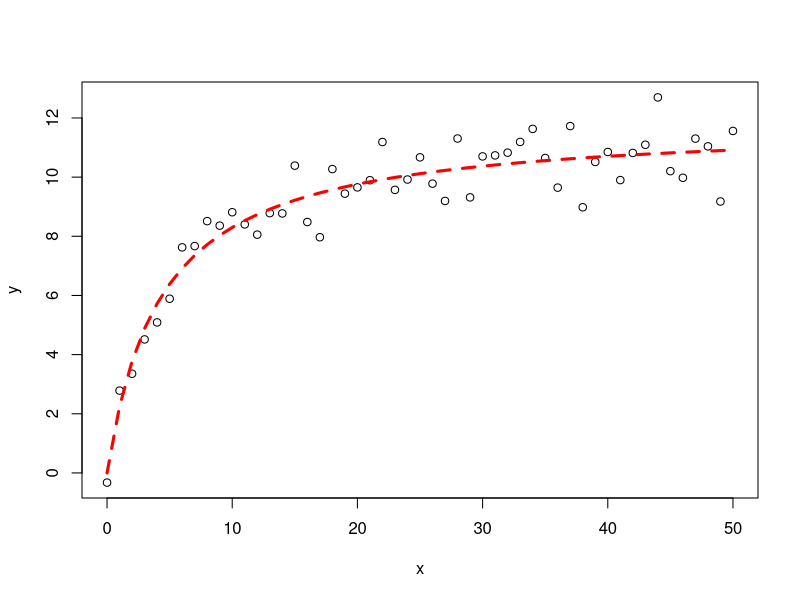
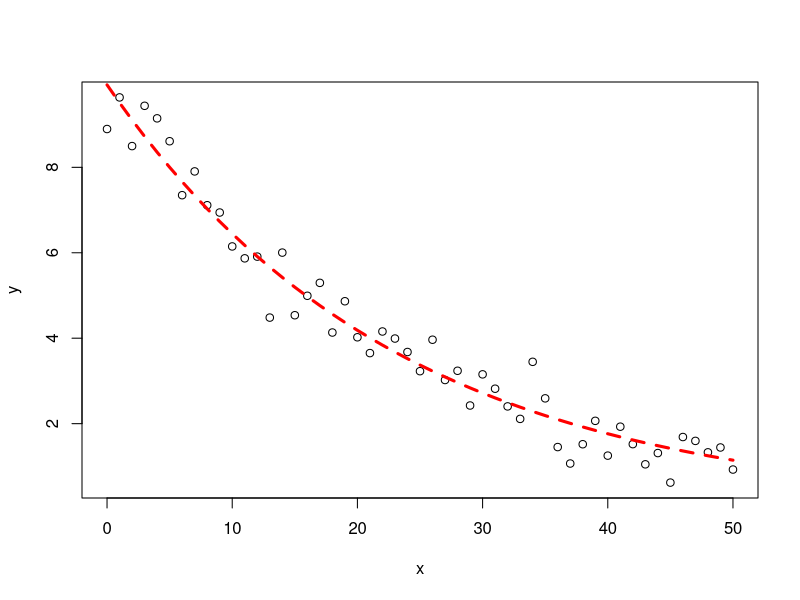
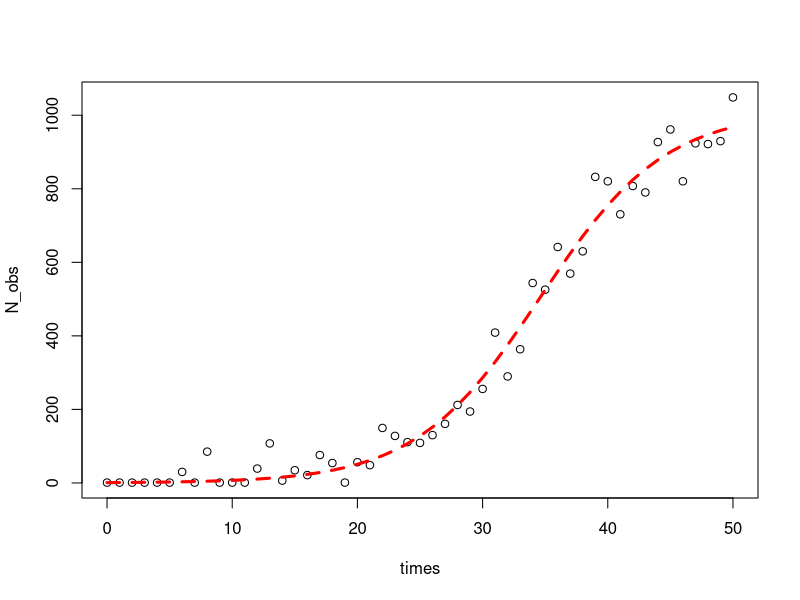

The R source for these figures, in order:
#simulate some data
set.seed(20160227)
x<-seq(0,50,1)
y<-((runif(1,10,20)*x)/(runif(1,0,10)+x))+rnorm(51,0,1)
#for simple models nls find good starting values for the parameters even if it throw a warning
m<-nls(y~a*x/(b+x))
#get some estimation of goodness of fit
cor(y,predict(m))

#plot
plot(x,y)
lines(x,predict(m),lty=2,col="red",lwd=3)

#simulate some data, this without a priori knowledge of the parameter value
y<-runif(1,5,15)*exp(-runif(1,0.01,0.05)*x)+rnorm(51,0,0.5)
#visually estimate some starting parameter values
plot(x,y)
#from this graph set approximate starting values
a_start<-8 #param a is the y value when x=0
b_start<-2*log(2)/a_start #b is the decay rate
#model
m<-nls(y~a*exp(-b*x),start=list(a=a_start,b=b_start))
#get some estimation of goodness of fit
cor(y,predict(m))
#plot the fit
lines(x,predict(m),col="red",lty=2,lwd=3)

library(deSolve)
#simulating some population growth from the logistic equation and estimating the parameters using nls
log_growth <- function(Time, State, Pars) {
  with(as.list(c(State, Pars)), {
    dN <- R*N*(1-N/K)
    return(list(c(dN)))
  })
}
#the parameters for the logisitc growth
pars  <- c(R=0.2,K=1000)
#the initial numbers
N_ini  <- c(N=1)
#the time step to evaluate the ODE
times <- seq(0, 50, by = 1)
#the ODE
out   <- ode(N_ini, times, log_growth, pars)
#add some random variation to it
N_obs<-out[,2]+rnorm(51,0,50)
#numbers cannot go lower than 1
N_obs<-ifelse(N_obs<1,1,N_obs)
#plot
plot(times,N_obs)

SS<-getInitial(N_obs~SSlogis(times,alpha,xmid,scale),data=data.frame(N_obs=N_obs,times=times))

#we used a different parametrization
K_start<-SS["alpha"]
R_start<-1/SS["scale"]
N0_start<-SS["alpha"]/(exp(SS["xmid"]/SS["scale"])+1)
#the formula for the model
log_formula<-formula(N_obs~K*N0*exp(R*times)/(K+N0*(exp(R*times)-1)))
#fit the model
m<-nls(log_formula,start=list(K=K_start,R=R_start,N0=N0_start))
#estimated parameters
summary(m)
#get some estimation of goodness of fit
cor(N_obs,predict(m))

lines(times,predict(m),col="red",lty=2,lwd=3)
